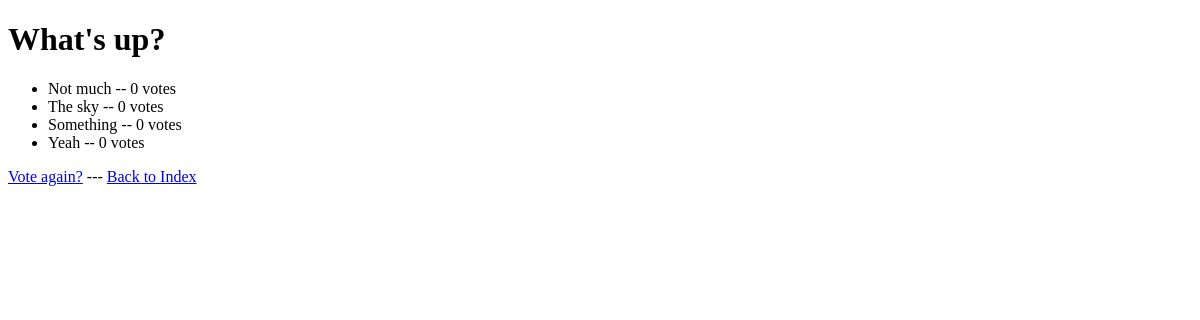
The app's page /polls/1/results/, older data.
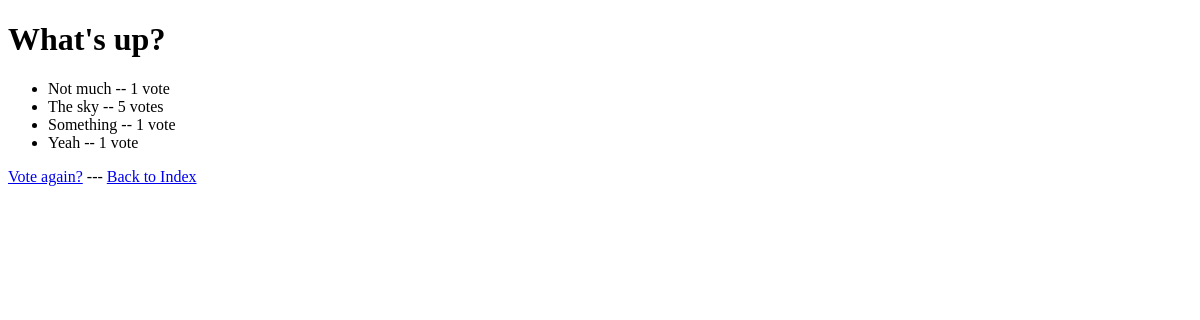
The same page, newer data.
### polls/models.py (models this page shows, shortened)
class Poll(models.Model):
    question = models.CharField(max_length=200)
    pub_date = models.DateTimeField('date published')
    def was_published_recently(self):
        now = timezone.now()
        return now - datetime.timedelta(days=1) <= self.pub_date <  now
    was_published_recently.admin_order_field = 'pub_date'
    was_published_recently.boolean = True
    was_published_recently.short_description = 'Published recently?'

class Choice (models.Model):
    poll = models.ForeignKey(Poll)
    choice_text = models.CharField(max_length=200)
    votes = models.IntegerField(default=0)

### polls/views.py (the view)
# urls.py: url(r'^(?P<pk>\d+)/results/$', views.ResultsView.as_view(), name='results'),
class ResultsView(generic.DetailView): # Display a detail page for a particular type of object
    model = Poll    # Each generic view needs to know what model it will be acting upon
    template_name = 'polls/results.html' #  Used to tell Django to use a specific template name instead of the autogenerated default template name

### polls/templates/polls/results.html (shortened to what this page needs)
<!DOCTYPE html>
<html>
<head>
</head>
<body>
<h1>{{ poll.question }}</h1>
<ul>
{% for choice in poll.choice_set.all %}
    <li>{{ choice.choice_text }} -- {{ choice.votes }} vote{{ choice.votes|pluralize }}</li>
{% endfor %}
</ul>
<a href="{% url 'polls:detail' poll.id %}">Vote again?</a> ---
<a href="{% url 'polls:index' %}">Back to Index</a>
</body>
</html>

Row changes from the older to the newer data that the page shows:
changed Choice "Not much": votes "0" → "1"
changed Choice "The sky": votes "0" → "5"
changed Choice "Something": votes "0" → "1"
changed Choice "Yeah": votes "0" → "1"
